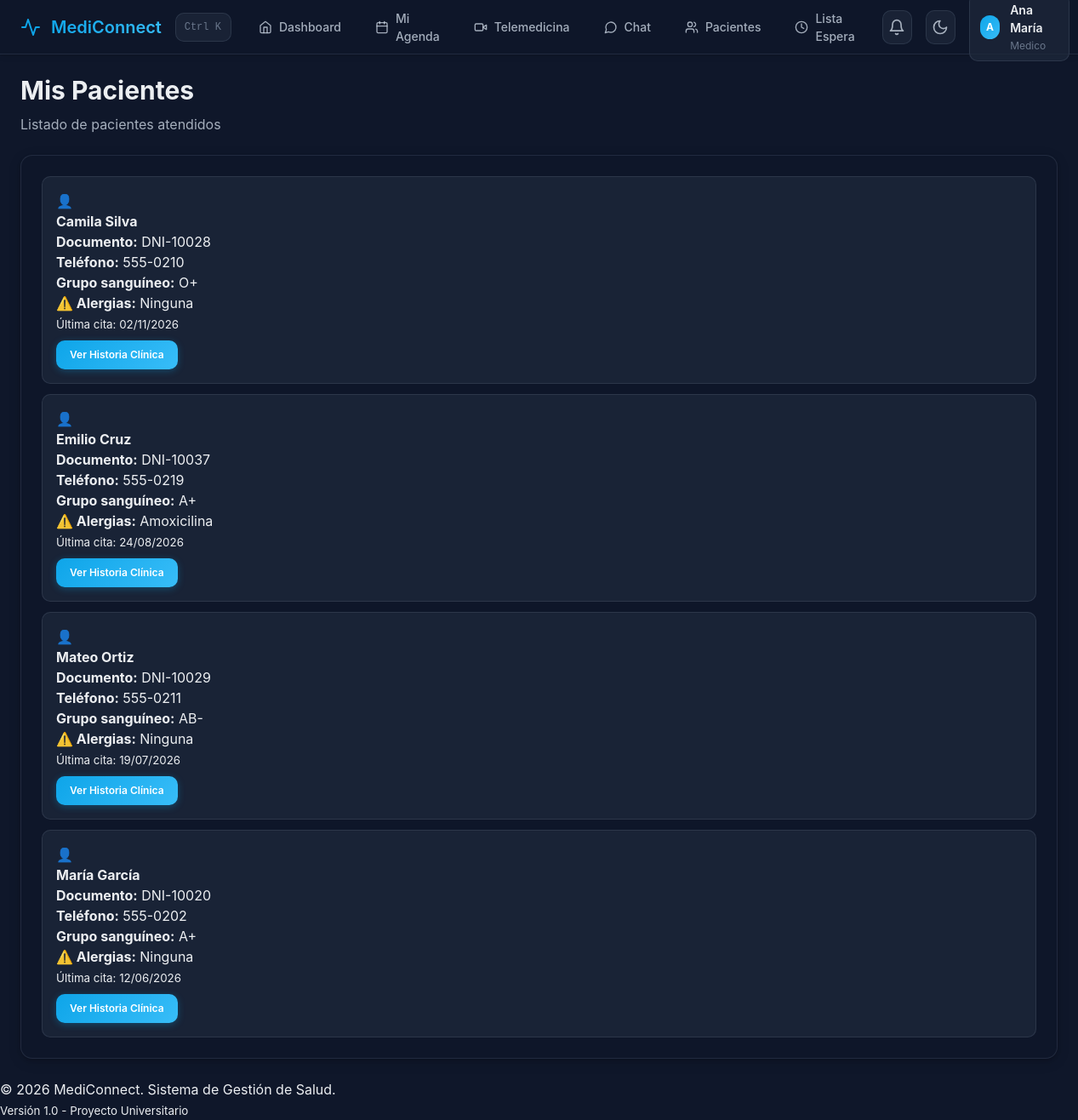
Page /index.php?page=pacientes (signed in) on the committed database.
### tables this page shows
CREATE TABLE pacientes (
    id INT PRIMARY KEY AUTO_INCREMENT,
    usuario_id INT NOT NULL UNIQUE,
    grupo_sanguineo VARCHAR(5),
    alergias TEXT,
    enfermedades_cronicas TEXT,
    contacto_emergencia_nombre VARCHAR(100),
    contacto_emergencia_telefono VARCHAR(20),
    FOREIGN KEY (usuario_id) REFERENCES usuarios(id) ON DELETE CASCADE
);

CREATE TABLE usuarios (
    id INT PRIMARY KEY AUTO_INCREMENT,
    email VARCHAR(100) NOT NULL UNIQUE,
    password VARCHAR(255) NOT NULL,
    rol_id INT NOT NULL,
    nombre VARCHAR(100) NOT NULL,
    apellido VARCHAR(100) NOT NULL,
    documento VARCHAR(20) NOT NULL UNIQUE,
    telefono VARCHAR(20),
    fecha_nacimiento DATE,
    direccion VARCHAR(255),
    genero ENUM('M', 'F', 'Otro') DEFAULT 'Otro',
    activo BOOLEAN DEFAULT TRUE,
    token_recuperacion VARCHAR(100),
    token_expiracion DATETIME,
    ultimo_acceso DATETIME,
    created_at TIMESTAMP DEFAULT CURRENT_TIMESTAMP,
    updated_at TIMESTAMP DEFAULT CURRENT_TIMESTAMP ON UPDATE CURRENT_TIMESTAMP,
    FOREIGN KEY (rol_id) REFERENCES roles(id) ON DELETE RESTRICT,
    INDEX idx_email (email),
    INDEX idx_documento (documento),
    INDEX idx_rol (rol_id)
);

### src/controllers/MedicoController.php (called while the page is built, shortened)
<?php
require_once __DIR__ . '/../../config/config.php';
require_once __DIR__ . '/../models/Medico.php';
class MedicoController {
    private $medicoModel;
    public function __construct() {
        $this->medicoModel = new Medico();
    }
    public function pacientes() {
        $medico = $this->medicoModel->obtenerPorUsuarioId($_SESSION['usuario_id']);
        $pacientes = $this->medicoModel->obtenerPacientes($medico['id']);
        require_once __DIR__ . '/../views/medico/pacientes.php';
    }
}

### config/config.php (called while the page is built, shortened)
<?php
function asset($path) {
    return BASE_URL . '/assets/' . ltrim($path, '/');
}
function esta_autenticado() {
    return isset($_SESSION['usuario_id']) && isset($_SESSION['rol']);
}
function tiene_rol($rol) {
    return esta_autenticado() && $_SESSION['rol'] === $rol;
}
function e($string) {
    return htmlspecialchars($string, ENT_QUOTES, 'UTF-8');
}
function formatear_fecha($fecha, $incluir_hora = false) {
    $timestamp = strtotime($fecha);
    return date('d/m/Y', $timestamp);
}

### config/database.php (called while the page is built, shortened)
<?php
class Database {
    private static $instance = null;
    private $connection;
    private function __construct() {
        try {
            $dsn = "mysql:host=" . DB_HOST . ";dbname=" . DB_NAME . ";charset=" . DB_CHARSET;
            $options = [
                PDO::ATTR_ERRMODE => PDO::ERRMODE_EXCEPTION,
                PDO::ATTR_DEFAULT_FETCH_MODE => PDO::FETCH_ASSOC,
                PDO::ATTR_EMULATE_PREPARES => false,
            ];
            $this->connection = new PDO($dsn, DB_USER, DB_PASS, $options);
        } catch (PDOException $e) {
            die("Error de conexión: " . $e->getMessage());
        }
    }
    public static function getInstance() {
        if (self::$instance === null) {
            self::$instance = new self();
        }
        return self::$instance;
    }
    public function getConnection() {
        return $this->connection;
    }
}

### src/models/Medico.php (called while the page is built, shortened)
<?php
require_once __DIR__ . '/../../config/database.php';
class Medico {
    private $db;
    public function __construct() {
        $this->db = Database::getInstance()->getConnection();
    }
    public function obtenerPorUsuarioId($usuario_id) {
        $sql = "SELECT m.*, u.nombre, u.apellido, u.email, u.telefono,
                e.nombre as especialidad_nombre
                FROM medicos m
                INNER JOIN usuarios u ON m.usuario_id = u.id
                INNER JOIN especialidades e ON m.especialidad_id = e.id
                WHERE m.usuario_id = :usuario_id";
        $stmt = $this->db->prepare($sql);
        $stmt->execute([':usuario_id' => $usuario_id]);
        return $stmt->fetch();
    }
    public function obtenerPacientes($medico_id) {
        $sql = "SELECT DISTINCT p.id, p.usuario_id,
                CONCAT(u.nombre, ' ', u.apellido) as nombre_completo,
                u.documento, u.telefono, u.fecha_nacimiento,
                p.grupo_sanguineo, p.alergias,
                MAX(c.fecha) as ultima_cita
                FROM pacientes p
                INNER JOIN usuarios u ON p.usuario_id = u.id
                INNER JOIN citas c ON p.id = c.paciente_id
                WHERE c.medico_id = :medico_id
                AND c.estado = 'completada'
                GROUP BY p.id
                ORDER BY ultima_cita DESC";
        $stmt = $this->db->prepare($sql);
        $stmt->execute([':medico_id' => $medico_id]);
        return $stmt->fetchAll();
    }
}

### src/views/medico/pacientes.php (the view)
<?php require_once __DIR__ . '/../layout/header.php'; ?>
<div class="dashboard-header">
    <h1>Mis Pacientes</h1>
    <p>Listado de pacientes atendidos</p>
</div>
<div class="dashboard-section">
    <?php if (empty($pacientes)): ?>
        <div class="empty-state">
            <p>No has atendido pacientes aún</p>
        </div>
    <?php else: ?>
        <div class="list-container">
            <?php foreach ($pacientes as $pac): ?>
                <div class="list-item">
                    <div class="list-item-icon">👤</div>
                    <div class="list-item-content">
                        <h4><?php echo e($pac['nombre_completo']); ?></h4>
                        <p><strong>Documento:</strong> <?php echo e($pac['documento']); ?></p>
                        <p><strong>Teléfono:</strong> <?php echo e($pac['telefono']); ?></p>
                        <?php if (!empty($pac['grupo_sanguineo'])): ?>
                            <p><strong>Grupo sanguíneo:</strong> <?php echo e($pac['grupo_sanguineo']); ?></p>
                        <?php endif; ?>
                        <?php if (!empty($pac['alergias'])): ?>
                            <p class="text-danger"><strong>⚠️ Alergias:</strong> <?php echo e($pac['alergias']); ?></p>
                        <?php endif; ?>
                        <p class="text-muted"><small>Última cita: <?php echo formatear_fecha($pac['ultima_cita']); ?></small></p>
                        <a href="index.php?page=ver-historia&id=<?php echo $pac['id']; ?>" class="btn btn-sm btn-primary" style="margin-top: 8px;">
                            Ver Historia Clínica
                        </a>
                    </div>
                </div>
            <?php endforeach; ?>
        </div>
    <?php endif; ?>
</div>
<?php require_once __DIR__ . '/../layout/footer.php'; ?>

### public/index.php (shortened to what this page needs)
<?php
require_once __DIR__ . '/../config/config.php';
require_once __DIR__ . '/../config/database.php';
$page = $_GET['page'] ?? (esta_autenticado() ? 'dashboard' : 'login');
switch ($page) {
    case 'pacientes':
        require_once __DIR__ . '/../src/controllers/MedicoController.php';
        $controller = new MedicoController();
        $controller->pacientes();
        break;
}

### src/views/layout/header.php (shortened to what this page needs)
<!DOCTYPE html>
<html lang="es">
<head>
    <link rel="stylesheet" href="<?php echo asset('css/style.css'); ?>">
</head>
<body>
    <?php if (esta_autenticado()): ?>
        <nav class="navbar">
            <div class="nav-container">
                <div class="nav-brand">
                    <svg class="icon icon-lg" aria-hidden="true" style="color: var(--accent-primary);">
                        <use href="<?php echo asset('img/icons.svg#activity'); ?>"></use>
                    </svg>
                    <span><?php echo SITE_NAME; ?></span>
                </div>
                <div class="nav-search" onclick="openCommandPalette()" style="cursor: pointer;">
                    <input type="text" placeholder="Buscar pacientes, citas..." readonly style="cursor: pointer;">
                    <span class="search-hint">Ctrl K</span>
                </div>
                <ul class="nav-menu" id="primary-navigation">
                    <?php if (tiene_rol('paciente')): ?>
                        <li>
                            <a href="index.php?page=dashboard">
                                <svg class="icon icon-sm" aria-hidden="true"><use href="<?php echo asset('img/icons.svg#home'); ?>"></use></svg>
                                <span>Inicio</span>
                            </a>
                        </li>
                        <li>
                            <a href="index.php?page=mis-citas">
                                <svg class="icon icon-sm" aria-hidden="true"><use href="<?php echo asset('img/icons.svg#calendar'); ?>"></use></svg>
                                <span>Citas</span>
                            </a>
                        </li>
                        <li>
                            <a href="index.php?page=telemedicina">
                                <svg class="icon icon-sm" aria-hidden="true"><use href="<?php echo asset('img/icons.svg#video'); ?>"></use></svg>
                                <span>Telemedicina</span>
                            </a>
                        </li>
                        <li>
                            <a href="index.php?page=chat">
                                <svg class="icon icon-sm" aria-hidden="true"><use href="<?php echo asset('img/icons.svg#message'); ?>"></use></svg>
                                <span>Chat</span>
                            </a>
                        </li>
                        <li>
                            <a href="index.php?page=carne-digital">
                                <svg class="icon icon-sm" aria-hidden="true"><use href="<?php echo asset('img/icons.svg#qrcode'); ?>"></use></svg>
                                <span>Carné</span>
                            </a>
                        </li>
                        <li>
                            <a href="index.php?page=signos-vitales">
                                <svg class="icon icon-sm" aria-hidden="true"><use href="<?php echo asset('img/icons.svg#activity'); ?>"></use></svg>
                                <span>Score Salud</span>
                            </a>
                        </li>
                        <li>
                            <a href="index.php?page=vacunacion">
                                <svg class="icon icon-sm" aria-hidden="true"><use href="<?php echo asset('img/icons.svg#syringe'); ?>"></use></svg>
                                <span>Vacunas</span>
                            </a>
                        </li>
                    <?php elseif (tiene_rol('medico')): ?>
                        <li>
                            <a href="index.php?page=dashboard">
                                <svg class="icon icon-sm" aria-hidden="true"><use href="<?php echo asset('img/icons.svg#home'); ?>"></use></svg>
                                <span>Dashboard</span>
                            </a>
                        </li>
                        <li>
                            <a href="index.php?page=agenda-medico">
                                <svg class="icon icon-sm" aria-hidden="true"><use href="<?php echo asset('img/icons.svg#calendar'); ?>"></use></svg>
                                <span>Mi Agenda</span>
                            </a>
                        </li>
                        <li>
                            <a href="index.php?page=telemedicina">
                                <svg class="icon icon-sm" aria-hidden="true"><use href="<?php echo asset('img/icons.svg#video'); ?>"></use></svg>
                                <span>Telemedicina</span>
                            </a>
                        </li>
                        <li>
                            <a href="index.php?page=chat">
                                <svg class="icon icon-sm" aria-hidden="true"><use href="<?php echo asset('img/icons.svg#message'); ?>"></use></svg>
                                <span>Chat</span>
                            </a>
                        </li>
                        <li>
                            <a href="index.php?page=pacientes">
                                <svg class="icon icon-sm" aria-hidden="true"><use href="<?php echo asset('img/icons.svg#users'); ?>"></use></svg>
                                <span>Pacientes</span>
                            </a>
                        </li>
                        <li>
                            <a href="index.php?page=lista-espera">
                                <svg class="icon icon-sm" aria-hidden="true"><use href="<?php echo asset('img/icons.svg#clock'); ?>"></use></svg>
                                <span>Lista Espera</span>
                            </a>
                        </li>
                    <?php endif; ?>
                </ul>
                <div class="nav-actions">
                    <a href="index.php?page=notificaciones" class="nav-icon-btn" title="Notificaciones">
                        <svg class="icon" aria-hidden="true"><use href="<?php echo asset('img/icons.svg#bell'); ?>"></use></svg>
                    </a>
                    <button class="nav-icon-btn" onclick="toggleTheme()" title="Cambiar Tema" type="button">
                        <svg class="icon" aria-hidden="true"><use href="<?php echo asset('img/icons.svg#moon'); ?>"></use></svg>
                    </button>
                    <div class="dropdown">
                        <div class="nav-user">
                            <div style="width: 28px; height: 28px; border-radius: var(--radius-full); background: linear-gradient(135deg, var(--accent-primary), var(--accent-hover)); display: flex; align-items: center; justify-content: center; color: white; font-weight: var(--weight-bold); font-size: var(--text-xs);">
                                <?php echo strtoupper(substr($_SESSION['nombre'] ?? 'U', 0, 1)); ?>
                            </div>
                            <div class="nav-user-info">
                                <span class="nav-user-name"><?php echo e($_SESSION['nombre'] ?? 'Usuario'); ?></span>
                                <span class="nav-user-role"><?php echo ucfirst(e($_SESSION['rol'] ?? '')); ?></span>
                            </div>
                        </div>
                    </div>
                </div>
            </div>
        </nav>
    <?php endif; ?>
    <main class="container">

### src/views/layout/footer.php (shortened to what this page needs)
    </main>
    <?php if (esta_autenticado()): ?>
        <footer class="footer">
            <p>&copy; <?php echo date('Y'); ?> <?php echo SITE_NAME; ?>. Sistema de Gestión de Salud.</p>
            <p><small>Versión 1.0 - Proyecto Universitario</small></p>
        </footer>
    <?php endif; ?>
</body>
</html>

### rows in the picture
pacientes: nombre_completo "Camila Silva", usuario.documento "DNI-10028", usuario.telefono "555-0210", grupo_sanguineo "O+", alergias "Ninguna", ultima_cita "02/11/2026"
pacientes: nombre_completo "Emilio Cruz", usuario.documento "DNI-10037", usuario.telefono "555-0219", grupo_sanguineo "A+", alergias "Amoxicilina", ultima_cita "24/08/2026"
pacientes: nombre_completo "Mateo Ortiz", usuario.documento "DNI-10029", usuario.telefono "555-0211", grupo_sanguineo "AB-", alergias "Ninguna", ultima_cita "19/07/2026"
pacientes: nombre_completo "María García", usuario.documento "DNI-10020", usuario.telefono "555-0202", grupo_sanguineo "A+", alergias "Ninguna", ultima_cita "12/06/2026"

### other values in the picture
SITE_NAME "MediConnect"
substr($_SESSION['nombre'] ?? 'U', 0, 1) "A"
$_SESSION['nombre'] "Ana María"
$_SESSION['rol'] "Medico"
